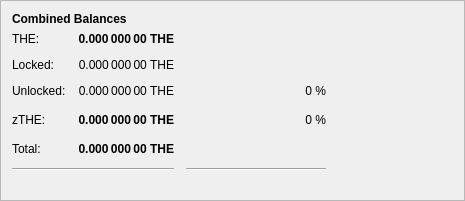
                                  <widget class="QFrame" name="frame_3">
                                    <property name="geometry">
                                      <rect>
                                        <x>0</x>
                                        <y>150</y>
                                        <width>465</width>
                                        <height>201</height>
                                      </rect>
                                    </property>
                                    <property name="frameShape">
                                      <enum>QFrame::StyledPanel</enum>
                                    </property>
                                    <property name="frameShadow">
                                      <enum>QFrame::Raised</enum>
                                    </property>
                                    <layout class="QVBoxLayout" name="verticalLayout_5">
                                      <item>
                                        <layout class="QHBoxLayout" name="horizontalLayout_5" stretch="0">
                                          <item>
                                            <widget class="QLabel" name="label_5z">
                                              <property name="maximumSize">
                                                <size>
                                                  <width>16777215</width>
                                                  <height>20</height>
                                                </size>
                                              </property>
                                              <property name="font">
                                                <font>
                                                  <weight>75</weight>
                                                  <bold>true</bold>
                                                </font>
                                              </property>
                                              <property name="toolTip">
                                                <string>Combined Balances (including unconfirmed and immature coins)</string>
                                              </property>
                                              <property name="text">
                                                <string>&lt;html&gt;&lt;head/&gt;&lt;body&gt;&lt;p&gt;Combined Balances&lt;/p&gt;&lt;/body&gt;&lt;/html&gt;</string>
                                              </property>
                                            </widget>
                                          </item>
                                        </layout>
                                      </item>
                                      <item>
                                        <layout class="QGridLayout" name="gridLayout_3">
                                          <property name="spacing">
                                            <number>12</number>
                                          </property>
                                          <item row="7" column="0" colspan="2">
                                            <widget class="Line" name="lineSpendableBalance_3">
                                              <property name="orientation">
                                                <enum>Qt::Horizontal</enum>
                                              </property>
                                            </widget>
                                          </item>
                                          <item row="7" column="2">
                                            <widget class="Line" name="lineWatchBalance_3">
                                              <property name="sizePolicy">
                                                <sizepolicy hsizetype="Preferred" vsizetype="Fixed">
                                                  <horstretch>0</horstretch>
                                                  <verstretch>0</verstretch>
                                                </sizepolicy>
                                              </property>
                                              <property name="minimumSize">
                                                <size>
                                                  <width>140</width>
                                                  <height>0</height>
                                                </size>
                                              </property>
                                              <property name="orientation">
                                                <enum>Qt::Horizontal</enum>
                                              </property>
                                            </widget>
                                          </item>
                                          <item row="4" column="1">
                                            <widget class="QLabel" name="labelzBalancez">
                                              <property name="font">
                                                <font>
                                                  <weight>75</weight>
                                                  <bold>true</bold>
                                                </font>
                                              </property>
                                              <property name="cursor">
                                                <cursorShape>IBeamCursor</cursorShape>
                                              </property>
                                              <property name="toolTip">
                                                <string>Total of transactions that have yet to be confirmed, and do not yet count toward the spendable balance</string>
                                              </property>
                                              <property name="text">
                                                <string notr="true">0.000 000 00 THE</string>
                                              </property>
                                              <property name="alignment">
                                                <set>Qt::AlignRight|Qt::AlignTrailing|Qt::AlignVCenter</set>
                                              </property>
                                              <property name="textInteractionFlags">
                                                <set>Qt::LinksAccessibleByMouse|Qt::TextSelectableByKeyboard|Qt::TextSelectableByMouse</set>
                                              </property>
                                            </widget>
                                          </item>
                                          <item row="6" column="1">
                                            <widget class="QLabel" name="labelTotalz">
                                              <property name="font">
                                                <font>
                                                  <weight>75</weight>
                                                  <bold>true</bold>
                                                </font>
                                              </property>
                                              <property name="cursor">
                                                <cursorShape>IBeamCursor</cursorShape>
                                              </property>
                                              <property name="toolTip">
                                                <string>Total Balance, including unconfirmed and immature coins.</string>
                                              </property>
                                              <property name="text">
                                                <string notr="true">0.000 000 00 THE</string>
                                              </property>
                                              <property name="alignment">
                                                <set>Qt::AlignRight|Qt::AlignTrailing|Qt::AlignVCenter</set>
                                              </property>
                                              <property name="textInteractionFlags">
                                                <set>Qt::LinksAccessibleByMouse|Qt::TextSelectableByKeyboard|Qt::TextSelectableByMouse</set>
                                              </property>
                                            </widget>
                                          </item>
                                          <item row="4" column="3">
                                            <spacer name="horizontalSpacer_6">
                                              <property name="orientation">
                                                <enum>Qt::Horizontal</enum>
                                              </property>
                                              <property name="sizeHint" stdset="0">
                                                <size>
                                                  <width>40</width>
                                                  <height>20</height>
                                                </size>
                                              </property>
                                            </spacer>
                                          </item>
                                          <item row="6" column="0">
                                            <widget class="QLabel" name="labelTotalTextz">
                                              <property name="text">
                                                <string>Total:</string>
                                              </property>
                                            </widget>
                                          </item>
                                          <item row="1" column="0">
                                            <widget class="QLabel" name="labelBalanceTextz">
                                              <property name="text">
                                                <string>THE:</string>
                                              </property>
                                            </widget>
                                          </item>
                                          <item row="1" column="1">
                                            <widget class="QLabel" name="labelBalancez">
                                              <property name="font">
                                                <font>
                                                  <weight>75</weight>
                                                  <bold>true</bold>
                                                </font>
                                              </property>
                                              <property name="cursor">
                                                <cursorShape>IBeamCursor</cursorShape>
                                              </property>
                                              <property name="toolTip">
                                                <string>Your current spendable balance</string>
                                              </property>
                                              <property name="text">
                                                <string notr="true">0.000 000 00 THE</string>
                                              </property>
                                              <property name="alignment">
                                                <set>Qt::AlignRight|Qt::AlignTrailing|Qt::AlignVCenter</set>
                                              </property>
                                              <property name="textInteractionFlags">
                                                <set>Qt::LinksAccessibleByMouse|Qt::TextSelectableByKeyboard|Qt::TextSelectableByMouse</set>
                                              </property>
                                            </widget>
                                          </item>
                                          <item row="4" column="0">
                                            <widget class="QLabel" name="labelzBalanceTextz">
                                              <property name="toolTip">
                                                <string/>
                                              </property>
                                              <property name="text">
                                                <string>zTHE:</string>
                                              </property>
                                            </widget>
                                          </item>
                                          <item row="4" column="2">
                                            <widget class="QLabel" name="labelzTHEPercent">
                                              <property name="toolTip">
                                                <string>
                                                  Current percentage of zTHE.
                                                  If AutoMint is enabled this percentage will settle around the configured AutoMint percentage (default = 10%)
                                                </string>
                                              </property>
                                              <property name="text">
                                                <string>0 %</string>
                                              </property>
                                              <property name="alignment">
                                                <set>Qt::AlignRight|Qt::AlignTrailing|Qt::AlignVCenter</set>
                                              </property>
                                            </widget>
                                          </item>
                                          <item row="6" column="2">
                                            <widget class="QLabel" name="label100Percent">
                                              <property name="text">
                                                <string/>
                                              </property>
                                              <property name="alignment">
                                                <set>Qt::AlignRight|Qt::AlignTrailing|Qt::AlignVCenter</set>
                                              </property>
                                            </widget>
                                          </item>
                                          <item row="2" column="1">
                                            <widget class="QLabel" name="labelLockedBalance">
                                              <property name="toolTip">
                                                <string>Locked THE or Masternode collaterals. These are excluded from zTHE minting.</string>
                                              </property>
                                              <property name="text">
                                                <string>0.000 000 00 THE</string>
                                              </property>
                                              <property name="alignment">
                                                <set>Qt::AlignRight|Qt::AlignTrailing|Qt::AlignVCenter</set>
                                              </property>
                                            </widget>
                                          </item>
                                          <item row="2" column="0">
                                            <widget class="QLabel" name="labelLockedBalanceText">
                                              <property name="toolTip">
                                                <string>Locked THE or Masternode collaterals. These are excluded from zTHE minting.</string>
                                              </property>
                                              <property name="text">
                                                <string>Locked:</string>
                                              </property>
                                            </widget>
                                          </item>
                                          <item row="3" column="0">
                                            <widget class="QLabel" name="labelUnLockedBalanceText">
                                              <property name="toolTip">
                                                <string>Unlocked THEs. These can be used for zTHE minting.</string>
                                              </property>
                                              <property name="text">
                                                <string>Unlocked:</string>
                                              </property>
                                            </widget>
                                          </item>
                                          <item row="3" column="1">
                                            <widget class="QLabel" name="labelUnLockedBalance">
                                              <property name="toolTip">
                                                <string>Unlocked THEs. These can be used for zTHE minting.</string>
                                              </property>
                                              <property name="text">
                                                <string>0.000 000 00 THE</string>
                                              </property>
                                              <property name="alignment">
                                                <set>Qt::AlignRight|Qt::AlignTrailing|Qt::AlignVCenter</set>
                                              </property>
                                            </widget>
                                          </item>
                                          <item row="3" column="2">
                                            <widget class="QLabel" name="labelTHEPercent">
                                              <property name="text">
                                                <string>0 %</string>
                                              </property>
                                              <property name="alignment">
                                                <set>Qt::AlignRight|Qt::AlignTrailing|Qt::AlignVCenter</set>
                                              </property>
                                            </widget>
                                          </item>
                                        </layout>
                                      </item>
                                      <item>
                                        <spacer name="verticalSpacer">
                                          <property name="orientation">
                                            <enum>Qt::Vertical</enum>
                                          </property>
                                          <property name="sizeHint" stdset="0">
                                            <size>
                                              <width>20</width>
                                              <height>40</height>
                                            </size>
                                          </property>
                                        </spacer>
                                      </item>
                                    </layout>
                                  </widget>
